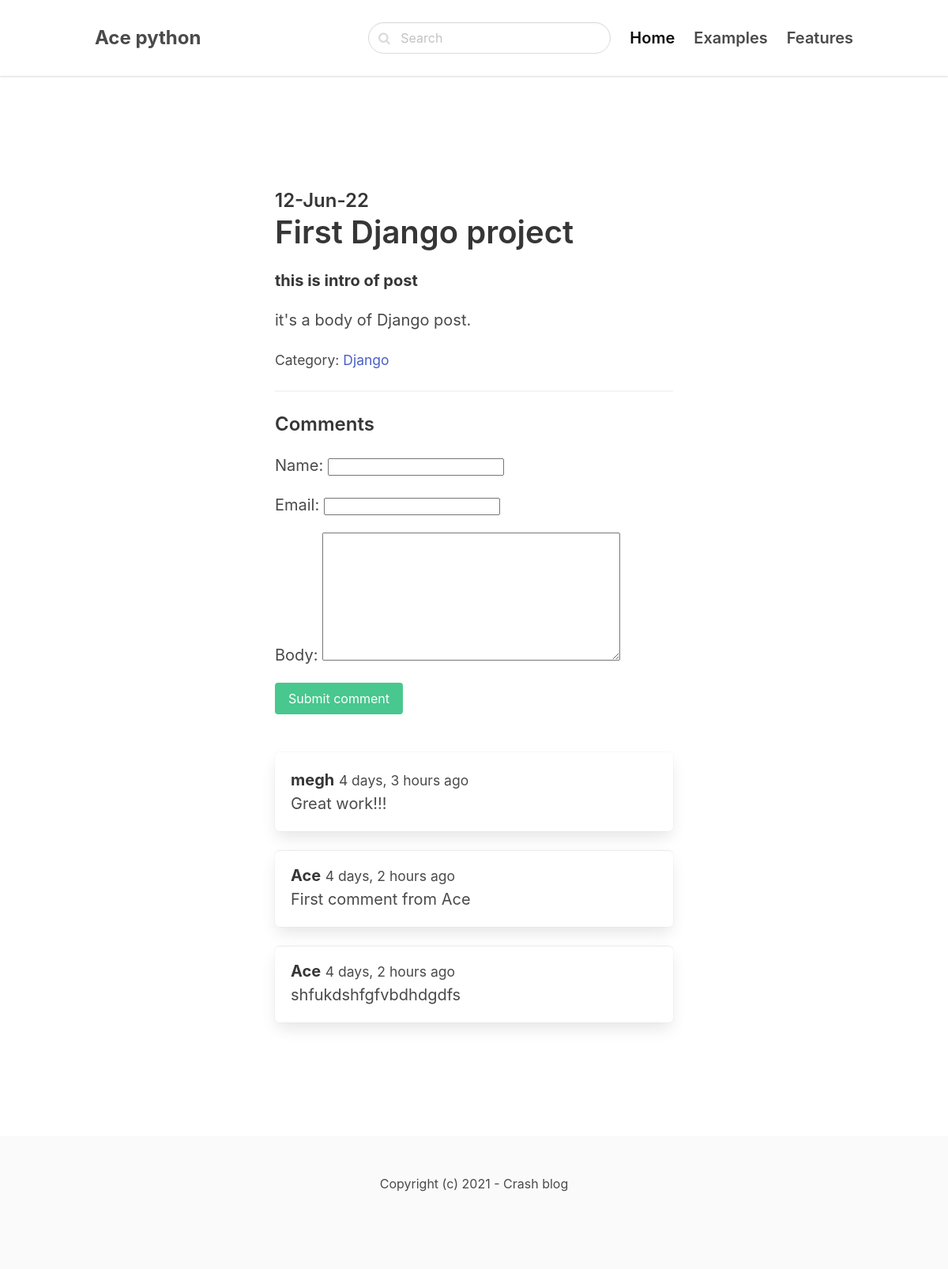
The app's page /django/first-django-project with its own data.
### postsk/models.py (models this page shows, shortened)
class Post(models.Model):
    category = models.ForeignKey(Catogry, related_name='posts',on_delete=models.CASCADE)
    title = models.CharField(max_length=255)
    slug = models.CharField(max_length=255)
    intro = models.TextField()
    body = models.TextField()
    created_at = models.DateTimeField(auto_now_add=True)
    class Meta:
        ordering = ('-created_at',)

class Catogry(models.Model):
    title = models.CharField(max_length=255)
    slug = models.CharField(max_length=255)
    class Meta:
        ordering = ('title',)
        verbose_name_plural = 'Categories'
    def __str__(self):
        return self.title

class Comment(models.Model):
    post = models.ForeignKey(Post,related_name='comments',on_delete=models.CASCADE)
    name = models.CharField(max_length=255)
    email = models.EmailField()
    body = models.TextField()
    created_at = models.DateTimeField(auto_now_add=True)

### postsk/views.py (the view)
# urls.py: path('<slug:category_slug>/<slug:slug>',views.details,name='post_details'),
def details(request,category_slug,slug):
    post = get_object_or_404(Post,slug=slug)
    if request.method == 'POST':
        form = CommentForms(request.POST)
        if form.is_valid():
            comment = form.save(commit=False)
            comment.post = post
            comment.save()
            return redirect('post_details',slug=slug)
    else:
        form = CommentForms()
    return render(request,'postsk/x.html', {'post':post, 'form':form})

### postsk/form.py
class CommentForms(forms.ModelForm):
    class Meta:
        model = Comment
        fields = ('name','email','body')

### postsk/templates/postsk/x.html (shortened to what this page needs)
{% extends 'core/index.html' %}
{% block content %}
    <section class="hero">
        <div class="hero-body">
            <div class="container">
                <section class="section">
                    <div class="columns">
                        <div class="column is-8 is-offset-2">
                            <div class="content is-medium">
                                <h2 class="subtitle is-4">{{post.created_at|date:'d-M-y' }}</h2>
                                <h1 class="title">{{post.title}}</h1>
                                <p><strong>{{post.intro}}</strong></p>
                                <p>{{post.body}}</p>
                                <p><small>Category: <a href="{% url 'category_details' post.category.slug %}">{{ post.category }} </a></small></p>
                                <hr>
                                <h2 class="subtitle is-4">Comments</h2>
                                <form method="post">
                                    {{ form.as_p }}
                                    <div class="field mb-6">
                                        <div class="control">
                                            <button class="button is-success">Submit comment</button>
                                        </div>
                                    </div>
                                </form>
                                {% for comment in post.comments.all %}
                                    <article class="media box">
                                        <div class="media-content">
                                            <strong> {{ comment.name }}</strong> <small>{{ comment.created_at |timesince }} ago</small> <br>
                                            {{ comment.body }}
                                        </div>
                                    </article>
                                {% endfor %}
                            </div>
                        </div>
                    </div>
                </section>
            </div>
        </div>
    </section>
{% endblock %}

### core/templates/core/index.html (shortened to what this page needs)
<!DOCTYPE html>
<html lang="en">
<head>
    <link rel="stylesheet" href="https://unpkg.com/bulma@0.9.3/css/bulma.min.css">
    <link href="https://stackpath.bootstrapcdn.com/font-awesome/4.7.0/css/font-awesome.min.css" rel="stylesheet">
</head>
<body>
    <nav class="navbar">
        <div class="container">
          <div class="navbar-brand">
            <a class="navbar-item" href="../">
             <strong style="font-size: 24px;"> Ace python</strong>
            </a>
          </div>
          <div id="navbarMenu" class="navbar-menu">
            <div class="navbar-end">
              <div class=" navbar-item">
                <div class="control has-icons-left">
                  <input class="input is-rounded" type="email" placeholder="Search">
                  <span class="icon is-left">
                  </span>
                </div>
              </div>
              <a class="navbar-item is-active is-size-5 has-text-weight-semibold">
                Home
              </a>
              <a class="navbar-item is-size-5 has-text-weight-semibold">
                Examples
              </a>
              <a class="navbar-item is-size-5 has-text-weight-semibold">
                Features
              </a>
            </div>
          </div>
        </div>
      </nav>
    <section class="section">
        <div class="container">
            {% block content %}
            {% endblock %}
        </div>
    </section>
    <footer class="footer">
        <div class="content has-text-centered">
            <p>
                Copyright (c) 2021 - Crash blog
            </p>
        </div>
    </footer>
</body>
</html>

### core/templates/core/index.html (style rules this page uses)
nav.navbar { height: 6rem !important; box-shadow: 0 1px 3px 0 rgba(0, 0, 0, .1), 0 1px 2px 0 rgba(0, 0, 0, .06) !important; }

### records on screen
Post: created_at "12-Jun-22", title "First Django project", intro "this is intro of post", body "it's a body of Django post.", category "Django"
Comment: name "megh", created_at "4 days, 3 hours", body "Great work!!!"
Comment: name "Ace", created_at "4 days, 2 hours", body "First comment from Ace"
Comment: name "Ace", created_at "4 days, 2 hours", body "shfukdshfgfvbdhdgdfs"
